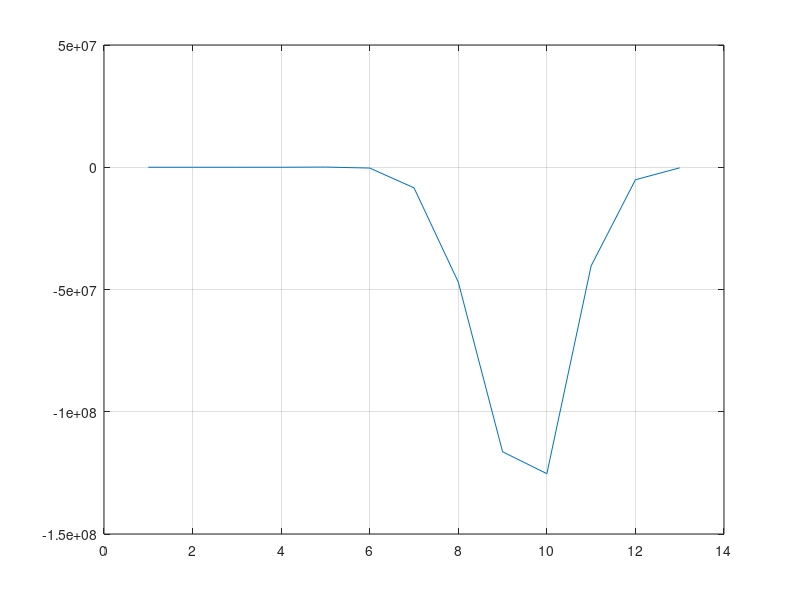

MATLAB code to generate this figure:
clc;
close all;
%Creating a vector
a = [1 2 3 4 6 4 3 4 5];

%Adding an element to a vector
b = a + 2;

%Plotting a result
plot(b);
grid;

%Showinfg result with bar
bar(b);
xlabel('x------->');
ylabel('y------->');

%Plotting with symbol
plot(b,'*');
axis([0 10 0 10]);

%Creating a matrix
A = [1 2 0; 2 5 -1; 4 10 -1];

%Adding a new row
A(4,:) = [7 8 9];

%Adding a new column
A(:,4) = [7 8 9 3];

%Transpose of a matrix
B = A';

%Matrix Multiplication
C = A*B;

%Multiply corresponding elements
C = A.*B;

%Inversing a matrix
X = inv(A);

%Calculating Eigen value
eig(A);

%Singular Value Decomposition
svd(A)

%Polynomial coefficient
p = round(poly(A));

%Finding the roots of a plynomial
roots(p);

%Vector Convolution
q = conv(p,p);
r = conv(p,q);
plot(r);
grid;




